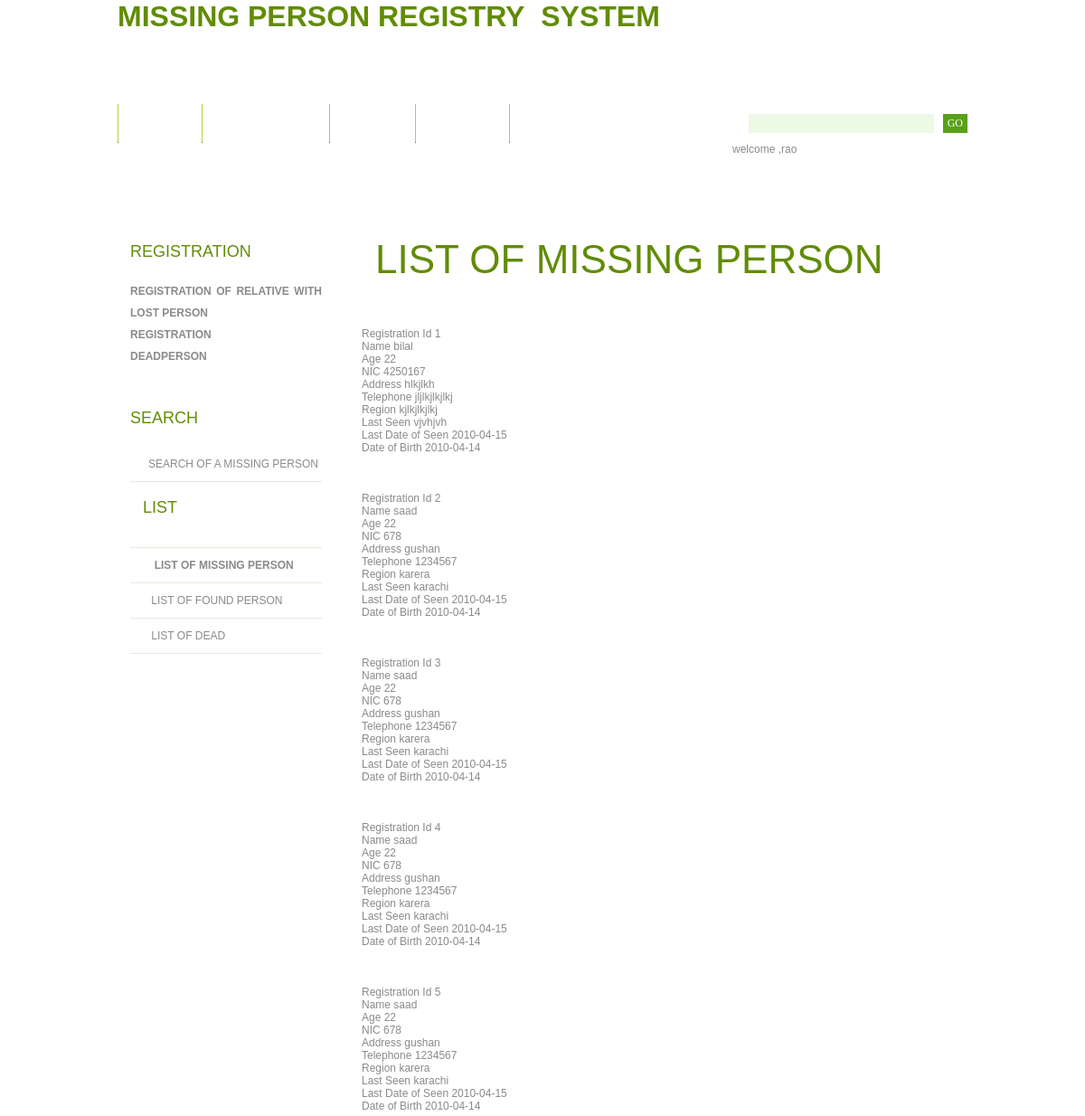
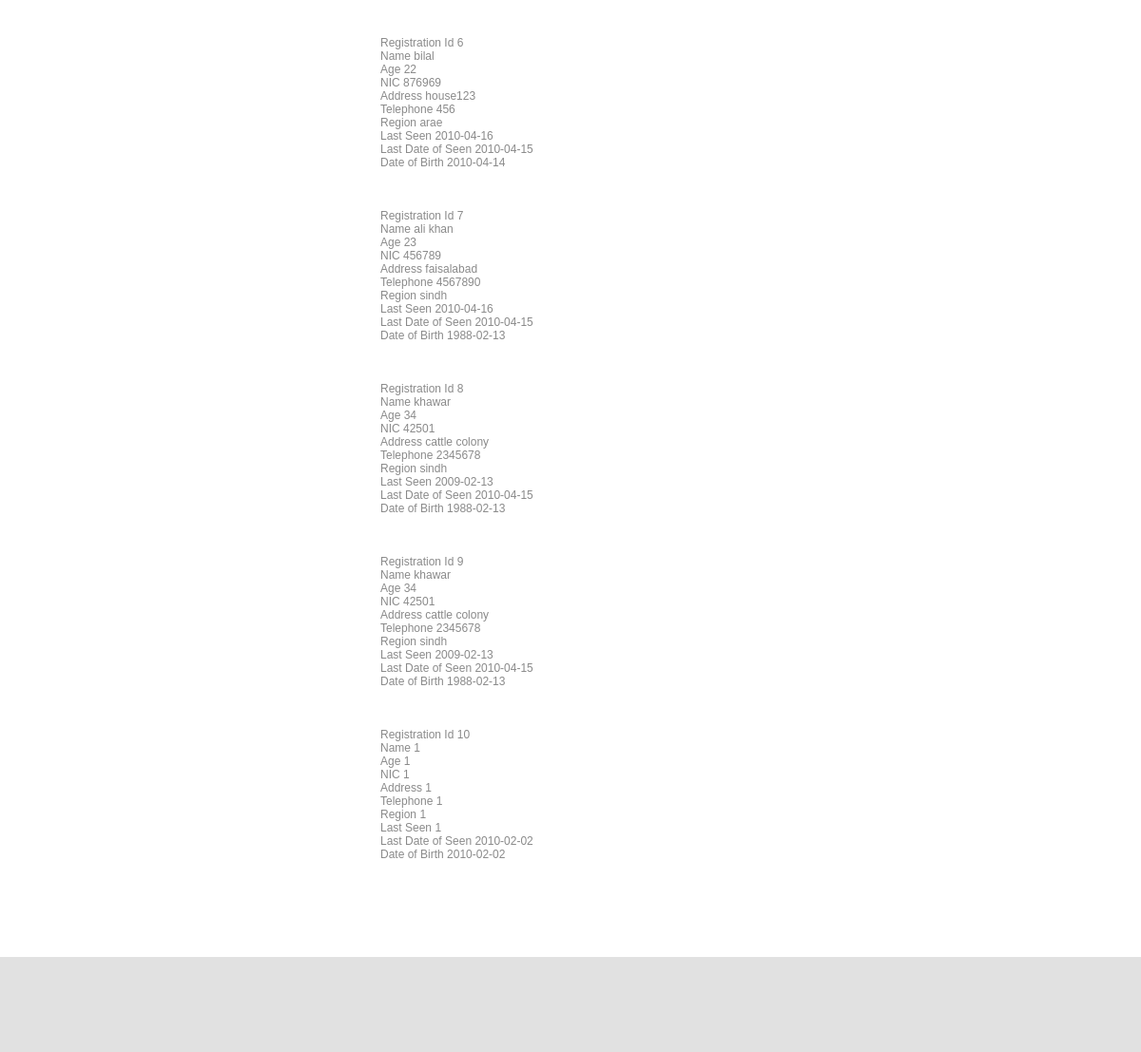
/admin_missinglist.PHP (signed in), run on the app's committed database (2 pictures, top to bottom).
### tables this page shows
CREATE TABLE `jos_registration` (
  `reg_id` int(10) unsigned NOT NULL AUTO_INCREMENT,
  `name` varchar(255) NOT NULL,
  `photo` text NOT NULL,
  `age` int(10) unsigned NOT NULL,
  `nic` varchar(45) NOT NULL,
  `address1` varchar(255) DEFAULT NULL,
  `address2` varchar(255) DEFAULT NULL,
  `telephone` varchar(45) DEFAULT NULL,
  `region` varchar(45) DEFAULT NULL,
  `dress` varchar(45) DEFAULT NULL,
  `gender` varchar(15) DEFAULT NULL,
  `agegroup` varchar(15) DEFAULT NULL,
  `language` varchar(45) NOT NULL,
  `last_seen` varchar(45) DEFAULT NULL,
  `last_seen_date` date DEFAULT NULL,
  `date_of_birth` date DEFAULT NULL,
  `other_contacts` varchar(100) DEFAULT NULL,
  `thumb_impression` text,
  `sign_of_identification` varchar(45) DEFAULT NULL,
  PRIMARY KEY (`reg_id`)
);

### admin_missinglist.PHP (the view, shortened to what this page needs)
<!DOCTYPE html PUBLIC "-//W3C//DTD XHTML 1.0 Strict//EN" "http://www.w3.org/TR/xhtml1/DTD/xhtml1-strict.dtd">
<html xmlns="http://www.w3.org/1999/xhtml">
<head>
<link href="style.css" rel="stylesheet" type="text/css" media="screen" />
</head>
<body>
	<div id="logo">
		<h2 class="title" style="height: 72px; font-size: xx-large"><strong>
		MISSING PERSON REGISTRY&nbsp; SYSTEM </strong>  </h2>
	</div>
	<div id="header">
		<div id="menu">
			<ul>
				<li><a class="first" href="index.php">Home</a></li>
				<li class="current_page_item"><a href="adminlogin.php">ADMIN LOGIN</a></li>
				<li><a href="about.php">About</a></li>
				<li><a href="contact.php">Contact</a></li>
				<li><a href="faq.php">FAQ</a></li>
			</ul>
		</div>
		<div id="search">
			<form method="get" action="">
				<fieldset>
				<input type="text" name="s" id="search-text" size="15" />
				<input type="submit" id="search-submit" value="GO" />
				</fieldset>
			</form>
		</div>
	</div>
	<?php
   if (isset($_SESSION['admin'] ))
   {
   echo "<p>welcome ," . $_SESSION['admin']."</p>";
   } else
   header ("location:wrong.php");
   ?>
	<div id="page">
		<div id="content">
		  <div class="post">
				<h1 class="title">list of missing person</h1>
				<p class="title">&nbsp;</p>
				<?php
$result = mysql_query("SELECT * from jos_registration;");
while($row = mysql_fetch_array($result))
  {
				       	echo 'Registration Id                 ',$row['reg_id'],"<br />";
						echo 'Name                            ',$row['name'],"<br />";
						echo 'Age                             ',$row['age'],"<br />";
						echo 'NIC                             ',$row['nic'],"<br />";
						echo 'Address                         ',$row['address1'],"<br />";
						echo 'Telephone                       ',$row['telephone'],"<br />";
						echo 'Region                          ',$row['region'],"<br />";
						echo 'Last Seen                       ',$row['last_seen'],"<br />";
						echo 'Last Date of Seen               ',$row['last_seen_date'],"<br />";
						echo 'Date of Birth                   ',$row['date_of_birth'],"<br />";
			 echo "<br />","<br />","<br />";
  }
?>
		  </div>
		</div>
		<div id="sidebar">
			<ul>
				<li>
					<h2>REGISTRATION</h2>
					<p class="style7"><a href="relative.PHP">
					<span class="style8">REGISTRATION OF RELATIVE WITH LOST PERSON</span></a></p>
					<p><a href="registration.PHP"><span class="style8">REGISTRATION</span></a></p>
					<p><a href="dead.php"><span class="style8">DEADPERSON</span></a></p>
				</li>
				<li>
					<h2>SEARCH</h2>
					<ul>
						<li class="style1"><strong><a href="searching.PHP">
						<span class="style8">SEARCH OF A MISSING
						PERSON</span></a><span class="style5">&nbsp; </span></strong> </li>
						<li class="style1">
					<h2>LIST</h2>
						</li>
						<li class="style1"><strong>&nbsp;&nbsp;&nbsp;&nbsp;&nbsp;&nbsp;
						<span class="style8">&nbsp;</span></strong><span class="style9">LIST OF MISSING
						PERSON</span><strong><a href="admin_missinglist.php"><span class="style8"></span></a></strong></li>
						<li class="style1"><strong>&nbsp;</strong><a href="admin_foundlist.php"><span class="style8">LIST
						OF FOUND PERSON</span></a></li>
						<li class="style1"><strong>&nbsp;</strong><a href="admin_deadlist.php"><span class="style8">LIST OF DEAD</span></a></li>
					</ul>
				</li>
			</ul>
		</div>
		<div style="clear: both;">&nbsp;</div>
	</div>
	<div id="footer">
	</div>
</body>
</html>

### style.css (style rules this page uses)
body { margin: 0; padding: 0; background: #FFFFFF url(images/img01.gif) repeat-x left top; font-family: Arial, Helvetica, sans-serif; font-size: 12px; color: #8A8A8A; }
h1, h2, h3 { margin: 0; text-transform: uppercase; font-weight: normal; color: #618C04; }
h1 { font-size: 44px; }
h2 { font-size: 18px; }
p, ul, ol { margin-top: 0; line-height: 240%; text-align: justify; }
a { color: #77B003; }
#header { width: 940px; height: 36px; margin: 0 auto; }
#menu { float: left; width: 680px; height: 43px; background: url(images/img02.jpg) no-repeat left top; }
#menu ul { margin: 0; padding: 0px 0px 0px 0px; list-style: none; line-height: normal; }
#menu li { display: block; float: left; }
#menu a { display: block; float: left; height: 30px; margin: 0; padding: 13px 30px 0px 30px; background: url(images/img02.gif) no-repeat left top; text-decoration: none; text-align: center; text-transform: capitalize; font-family: Arial, Helvetica, sans-serif; font-size: 12px; font-weight: bold; color: #FFFFFF; }
#search { float: right; width: 260px; }
#search form { float: right; margin: 0; padding: 11px 0px 0 0; }
#search fieldset { margin: 0; padding: 0; border: none; }
#search input { float: left; font: 12px Georgia, "Times New Roman", Times, serif; border: none; }
#search-text { width: 200px; height: 18px; padding: 3px 0 0 5px; border: 1px solid #333333; background: #ECF9E4; color: #000000; }
#search-submit { height: 21px; margin-left: 10px; padding: 0px 5px; background: #5AA01B; color: #FFFFFF; }
#page { width: 940px; margin: 0 auto; padding: 70px 0px 0px 0px; }
#logo { width: 940px; height: 115px; margin: 0 auto; }
#content { float: right; width: 670px; }
.post { margin-bottom: 45px; }
.post .title { height: 44px; padding-left: 15px; }
#sidebar { float: left; width: 240px; font-family: Arial, Helvetica, sans-serif; font-size: 12px; }
#sidebar ul { margin: 0; padding: 0; list-style: none; line-height: normal; }
#sidebar li { margin-bottom: 30px; padding: 0 0 10px 0px; }
#sidebar li ul { margin: 0px 14px; }
#sidebar li li { margin: 0; padding: 12px 0px; border-bottom: 1px solid #E9E8DD; background: url(images/img08.gif) no-repeat left 18px; }
#sidebar li li a { padding: 0px 0px 0px 20px; font-weight: normal; color: #808080; }
#sidebar p { margin: 0; padding: 0px 14px; }
#sidebar h2 { height: 30px; margin: 0 0 10px 0px; padding: 6px 0 2px 14px; background: url(images/img05.gif) repeat-x left top; text-transform: capitalize; font-size: 18px; font-weight: normal; color: #618C04; }
#sidebar p { line-height: 200%; }
#sidebar a { text-align: left; text-decoration: none; font-weight: bold; }
#footer { width: 100%; height: 100px; margin: 0 auto; padding: 0; background: #E1E1E1; }

### admin_missinglist.PHP (style rules this page uses)
.style1 { color: #808080; }
.style5 { color: #77B003; }
.style7 { font-weight: bold; }
.style8 { color: #8A8A8A; }
.style9 { color: #8A8A8A; font-weight: bold; }

### data on the page
jos_registration: reg_id "1", name "bilal", age "22", nic "4250167", address1 "hlkjlkh", telephone "jljlkjlkjlkj", region "kjlkjlkjlkj", last_seen "vjvhjvh", last_seen_date "2010-04-15", date_of_birth "2010-04-14"
jos_registration: reg_id "2", name "saad", age "22", nic "678", address1 "gushan", telephone "1234567", region "karera", last_seen "karachi", last_seen_date "2010-04-15", date_of_birth "2010-04-14"
jos_registration: reg_id "3", name "saad", age "22", nic "678", address1 "gushan", telephone "1234567", region "karera", last_seen "karachi", last_seen_date "2010-04-15", date_of_birth "2010-04-14"
jos_registration: reg_id "4", name "saad", age "22", nic "678", address1 "gushan", telephone "1234567", region "karera", last_seen "karachi", last_seen_date "2010-04-15", date_of_birth "2010-04-14"
jos_registration: reg_id "5", name "saad", age "22", nic "678", address1 "gushan", telephone "1234567", region "karera", last_seen "karachi", last_seen_date "2010-04-15", date_of_birth "2010-04-14"
jos_registration: reg_id "6", name "bilal", age "22", nic "876969", address1 "house123", telephone "456", region "arae", last_seen "2010-04-16", last_seen_date "2010-04-15", date_of_birth "2010-04-14"
jos_registration: reg_id "7", name "ali khan", age "23", nic "456789", address1 "faisalabad", telephone "4567890", region "sindh", last_seen "2010-04-16", last_seen_date "2010-04-15", date_of_birth "1988-02-13"
jos_registration: reg_id "8", name "khawar", age "34", nic "42501", address1 "cattle colony", telephone "2345678", region "sindh", last_seen "2009-02-13", last_seen_date "2010-04-15", date_of_birth "1988-02-13"
jos_registration: reg_id "9", name "khawar", age "34", nic "42501", address1 "cattle colony", telephone "2345678", region "sindh", last_seen "2009-02-13", last_seen_date "2010-04-15", date_of_birth "1988-02-13"
jos_registration: reg_id "10", name "1", age "1", nic "1", address1 "1", telephone "1", region "1", last_seen "1", last_seen_date "2010-02-02", date_of_birth "2010-02-02"

### other printed values
$_SESSION['admin'] "rao"
